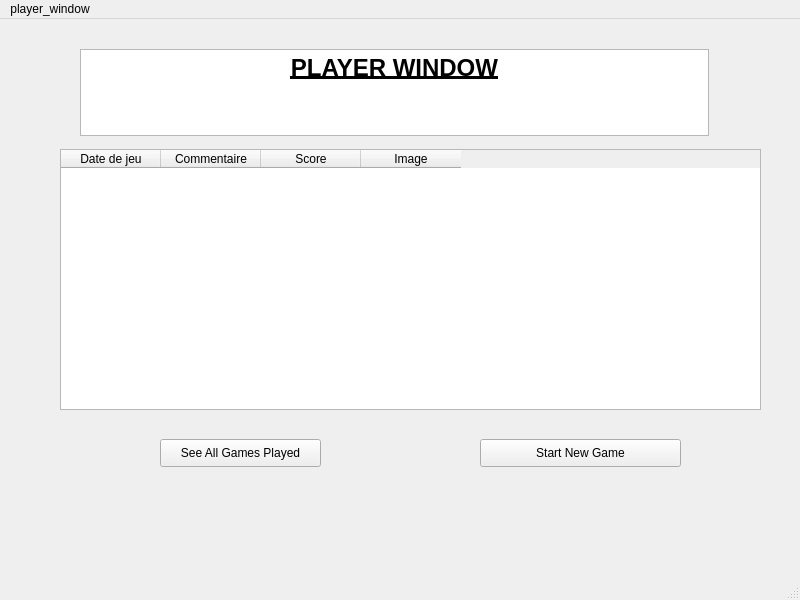
<?xml version="1.0" encoding="UTF-8"?>
<ui version="4.0">
 <class>MainWindow</class>
 <widget class="QMainWindow" name="MainWindow">
  <property name="geometry">
   <rect>
    <x>0</x>
    <y>0</y>
    <width>800</width>
    <height>600</height>
   </rect>
  </property>
  <property name="windowTitle">
   <string>MainWindow</string>
  </property>
  <widget class="QWidget" name="centralwidget">
   <widget class="QTableWidget" name="tableWidget">
    <property name="geometry">
     <rect>
      <x>60</x>
      <y>130</y>
      <width>701</width>
      <height>261</height>
     </rect>
    </property>
    <column>
     <property name="text">
      <string>Date de jeu</string>
     </property>
    </column>
    <column>
     <property name="text">
      <string>Commentaire</string>
     </property>
    </column>
    <column>
     <property name="text">
      <string>Score</string>
     </property>
    </column>
    <column>
     <property name="text">
      <string>Image</string>
     </property>
    </column>
   </widget>
   <widget class="QTextEdit" name="textEdit">
    <property name="geometry">
     <rect>
      <x>80</x>
      <y>30</y>
      <width>629</width>
      <height>87</height>
     </rect>
    </property>
    <property name="html">
     <string>&lt;!DOCTYPE HTML PUBLIC &quot;-//W3C//DTD HTML 4.0//EN&quot; &quot;http://www.w3.org/TR/REC-html40/strict.dtd&quot;&gt;
&lt;html&gt;&lt;head&gt;&lt;meta name=&quot;qrichtext&quot; content=&quot;1&quot; /&gt;&lt;style type=&quot;text/css&quot;&gt;
p, li { white-space: pre-wrap; }
&lt;/style&gt;&lt;/head&gt;&lt;body style=&quot; font-family:'MS Shell Dlg 2'; font-size:7.8pt; font-weight:400; font-style:normal;&quot;&gt;
&lt;p align=&quot;center&quot; style=&quot; margin-top:0px; margin-bottom:0px; margin-left:0px; margin-right:0px; -qt-block-indent:0; text-indent:0px;&quot;&gt;&lt;span style=&quot; font-size:18pt; font-weight:600; text-decoration: underline;&quot;&gt;PLAYER WINDOW&lt;/span&gt;&lt;/p&gt;&lt;/body&gt;&lt;/html&gt;</string>
    </property>
   </widget>
   <widget class="QPushButton" name="pushButton">
    <property name="enabled">
     <bool>true</bool>
    </property>
    <property name="geometry">
     <rect>
      <x>160</x>
      <y>420</y>
      <width>161</width>
      <height>28</height>
     </rect>
    </property>
    <property name="text">
     <string>See All Games Played</string>
    </property>
   </widget>
   <widget class="QPushButton" name="pushButton_2">
    <property name="geometry">
     <rect>
      <x>480</x>
      <y>420</y>
      <width>201</width>
      <height>28</height>
     </rect>
    </property>
    <property name="text">
     <string>Start New Game</string>
    </property>
   </widget>
  </widget>
  <widget class="QMenuBar" name="menubar">
   <property name="geometry">
    <rect>
     <x>0</x>
     <y>0</y>
     <width>800</width>
     <height>26</height>
    </rect>
   </property>
   <widget class="QMenu" name="menuplayer_window">
    <property name="title">
     <string>player_window</string>
    </property>
   </widget>
   <addaction name="menuplayer_window"/>
  </widget>
  <widget class="QStatusBar" name="statusbar"/>
 </widget>
 <resources/>
 <connections/>
</ui>
